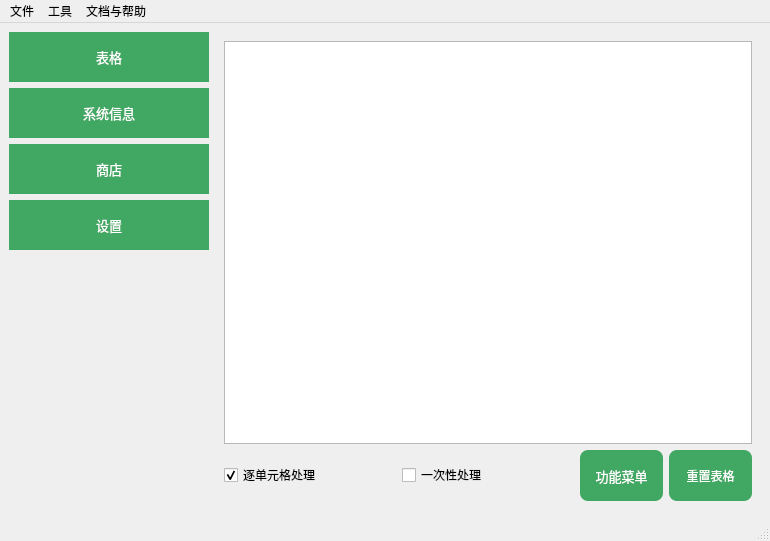
<?xml version="1.0" encoding="UTF-8"?>
<ui version="4.0">
 <class>MainWindow</class>
 <widget class="QMainWindow" name="MainWindow">
  <property name="geometry">
   <rect>
    <x>0</x>
    <y>0</y>
    <width>770</width>
    <height>541</height>
   </rect>
  </property>
  <property name="windowTitle">
   <string>爱表格</string>
  </property>
  <property name="windowIcon">
   <iconset resource="resources.qrc">
    <normaloff>:/icons/images/logo.ico</normaloff>:/icons/images/logo.ico</iconset>
  </property>
  <property name="styleSheet">
   <string notr="true"/>
  </property>
  <widget class="QWidget" name="centralwidget">
   <layout class="QGridLayout" name="gridLayout">
    <item row="0" column="0">
     <layout class="QVBoxLayout" name="verticalLayout_2">
      <item>
       <widget class="QPushButton" name="pushButton_3">
        <property name="minimumSize">
         <size>
          <width>200</width>
          <height>50</height>
         </size>
        </property>
        <property name="font">
         <font>
          <family>微软雅黑</family>
          <pointsize>10</pointsize>
         </font>
        </property>
        <property name="styleSheet">
         <string notr="true">   QPushButton {
       border-width: 0px;
       border-style: none;
       border-color: transparent;
	   color: rgb(255, 255, 255);
	   background-color: rgb(65, 168, 99);
   }</string>
        </property>
        <property name="text">
         <string>表格</string>
        </property>
       </widget>
      </item>
      <item>
       <widget class="QPushButton" name="pushButton_4">
        <property name="minimumSize">
         <size>
          <width>200</width>
          <height>50</height>
         </size>
        </property>
        <property name="font">
         <font>
          <family>微软雅黑</family>
          <pointsize>10</pointsize>
         </font>
        </property>
        <property name="styleSheet">
         <string notr="true">   QPushButton {
       border-width: 0px;
       border-style: none;
       border-color: transparent;
	   color: rgb(255, 255, 255);
	   background-color: rgb(65, 168, 99);
   }</string>
        </property>
        <property name="text">
         <string>系统信息</string>
        </property>
       </widget>
      </item>
      <item>
       <widget class="QPushButton" name="pushButton_5">
        <property name="minimumSize">
         <size>
          <width>200</width>
          <height>50</height>
         </size>
        </property>
        <property name="font">
         <font>
          <family>微软雅黑</family>
          <pointsize>10</pointsize>
         </font>
        </property>
        <property name="styleSheet">
         <string notr="true">   QPushButton {
       border-width: 0px;
       border-style: none;
       border-color: transparent;
	   color: rgb(255, 255, 255);
	   background-color: rgb(65, 168, 99);
   }</string>
        </property>
        <property name="text">
         <string>商店</string>
        </property>
       </widget>
      </item>
      <item>
       <widget class="QPushButton" name="pushButton_6">
        <property name="minimumSize">
         <size>
          <width>200</width>
          <height>50</height>
         </size>
        </property>
        <property name="font">
         <font>
          <family>微软雅黑</family>
          <pointsize>10</pointsize>
         </font>
        </property>
        <property name="styleSheet">
         <string notr="true">   QPushButton {
       border-width: 0px;
       border-style: none;
       border-color: transparent;
	   color: rgb(255, 255, 255);
	   background-color: rgb(65, 168, 99);
   }</string>
        </property>
        <property name="text">
         <string>设置</string>
        </property>
       </widget>
      </item>
      <item>
       <spacer name="verticalSpacer">
        <property name="orientation">
         <enum>Qt::Orientation::Vertical</enum>
        </property>
        <property name="sizeHint" stdset="0">
         <size>
          <width>20</width>
          <height>40</height>
         </size>
        </property>
       </spacer>
      </item>
     </layout>
    </item>
    <item row="0" column="1">
     <widget class="QStackedWidget" name="stackedWidget">
      <property name="tabletTracking">
       <bool>false</bool>
      </property>
      <property name="contextMenuPolicy">
       <enum>Qt::ContextMenuPolicy::DefaultContextMenu</enum>
      </property>
      <property name="styleSheet">
       <string notr="true"/>
      </property>
      <property name="currentIndex">
       <number>0</number>
      </property>
      <widget class="QWidget" name="stackedWidgetPage1" native="true">
       <layout class="QGridLayout" name="gridLayout_2">
        <item row="0" column="0">
         <layout class="QVBoxLayout" name="verticalLayout">
          <item>
           <widget class="QTableWidget" name="tableWidget">
            <property name="styleSheet">
             <string notr="true">QScrollBar:vertical
{
    width:8px;
    background:rgb(0,0,0,0%);
    margin:0px,0px,0px,0px;
    padding-top:12px;   /*上预留位置*/
    padding-bottom:12px;    /*下预留位置*/
}
 
/*滚动条中滑块的样式*/
QScrollBar::handle:vertical
{
    width:8px;
    background:rgb(0,0,0,25%);
    border-radius:4px;
    min-height:20px;
}
 
/*鼠标触及滑块样式*/
QScrollBar::handle:vertical:hover
{
    width:9px;
    background:rgb(0,0,0,50%);
    border-radius:4px;
    min-height:20;
}
 
/*设置下箭头*/
QScrollBar::add-line:vertical
{
    height:12px;
    width:10px;
    border-image:url(:/KeyManager/images/icon_pull-down.png);
    subcontrol-position:bottom;
}
 
/*设置上箭头*/
QScrollBar::sub-line:vertical
{
    height:12px;
    width:10px;
    border-image:url(:/KeyManager/images/icon_pull-up.png);
    subcontrol-position:top;
}
 
/*设置下箭头:悬浮状态*/
QScrollBar::add-line:vertical:hover
{
    height:12px;
    width:10px;
    border-image:url(:/KeyManager/images/icon_pull-down2.png);
    subcontrol-position:bottom;
}
 
/*设置上箭头：悬浮状态*/
QScrollBar::sub-line:vertical:hover
{
    height:12px;
    width:10px;
    border-image:url(:/KeyManager/images/icon_pull-up2.png);
    subcontrol-position:top;
}
 
/*当滚动条滚动的时候，上面的部分和下面的部分*/
QScrollBar::add-page:vertical,QScrollBar::sub-page:vertical
{
    background:rgb(0,0,0,10%);
    border-radius:4px;
}

QScrollBar:horizontal
{
    height: 8px;  /* 设置滚动条高度 */
    background: rgb(0, 0, 0, 0%);  /* 背景透明 */
    margin: 0px;  /* 外边距 */
    padding-left: 12px;  /* 左预留位置 */
    padding-right: 12px;  /* 右预留位置 */
}

/* 滚动条中滑块的样式 */
QScrollBar::handle:horizontal
{
    height: 8px;  /* 设置滑块高度 */
    background: rgb(0, 0, 0, 25%);  /* 滑块背景颜色及透明度 */
    border-radius: 4px;
    min-width: 20px;  /* 最小宽度 */
}

/* 鼠标触及滑块样式 */
QScrollBar::handle:horizontal:hover
{
    height: 9px;  /* 鼠标悬停时滑块高度变化 */
    background: rgb(0, 0, 0, 50%);
    border-radius: 4px;
    min-width: 20px;
}

/* 设置右箭头 */
QScrollBar::add-line:horizontal
{
    width: 12px;
    height: 10px;
    border-image: url(:/KeyManager/images/icon_pull-right.png);  /* 对应右箭头图片，需确保资源路径正确 */
    subcontrol-position: right;
}

/* 设置左箭头 */
QScrollBar::sub-line:horizontal
{
    width: 12px;
    height: 10px;
    border-image: url(:/KeyManager/images/icon_pull-left.png);  /* 对应左箭头图片 */
    subcontrol-position: left;
}

/* 设置右箭头:悬浮状态 */
QScrollBar::add-line:horizontal:hover
{
    width: 12px;
    height: 10px;
    border-image: url(:/KeyManager/images/icon_pull-right2.png);
    subcontrol-position: right;
}

/* 设置左箭头：悬浮状态 */
QScrollBar::sub-line:horizontal:hover
{
    width: 12px;
    height: 10px;
    border-image: url(:/KeyManager/images/icon_pull-left2.png);
    subcontrol-position: left;
}

/* 当滚动条滚动的时候，左边的部分和右边的部分 */
QScrollBar::add-page:horizontal, QScrollBar::sub-page:horizontal
{
    background: rgb(0, 0, 0, 10%);
    border-radius: 4px;
}




</string>
            </property>
            <attribute name="horizontalHeaderVisible">
             <bool>true</bool>
            </attribute>
            <attribute name="verticalHeaderVisible">
             <bool>false</bool>
            </attribute>
           </widget>
          </item>
          <item>
           <layout class="QHBoxLayout" name="horizontalLayout">
            <item>
             <widget class="QCheckBox" name="checkBox">
              <property name="minimumSize">
               <size>
                <width>111</width>
                <height>50</height>
               </size>
              </property>
              <property name="text">
               <string>逐单元格处理</string>
              </property>
              <property name="checked">
               <bool>true</bool>
              </property>
             </widget>
            </item>
            <item>
             <widget class="QCheckBox" name="checkBox_2">
              <property name="minimumSize">
               <size>
                <width>111</width>
                <height>50</height>
               </size>
              </property>
              <property name="text">
               <string>一次性处理</string>
              </property>
             </widget>
            </item>
            <item>
             <layout class="QHBoxLayout" name="horizontalLayout_2">
              <item>
               <widget class="QPushButton" name="pushButton_2">
                <property name="minimumSize">
                 <size>
                  <width>81</width>
                  <height>51</height>
                 </size>
                </property>
                <property name="font">
                 <font>
                  <family>微软雅黑</family>
                  <pointsize>10</pointsize>
                  <bold>false</bold>
                 </font>
                </property>
                <property name="styleSheet">
                 <string notr="true">   QPushButton {
       border-width: 0px;
       border-style: none;
       border-color: transparent;
	   border-radius:8px;
	   color: rgb(255, 255, 255);
	   background-color: rgb(65, 168, 99);
   }</string>
                </property>
                <property name="text">
                 <string>功能菜单</string>
                </property>
               </widget>
              </item>
              <item>
               <widget class="QPushButton" name="pushButton">
                <property name="minimumSize">
                 <size>
                  <width>81</width>
                  <height>51</height>
                 </size>
                </property>
                <property name="styleSheet">
                 <string notr="true">   QPushButton {
       border-width: 0px;
       border-style: none;
       border-color: transparent;
	   border-radius:8px;
	   color: rgb(255, 255, 255);
	   background-color: rgb(65, 168, 99);
   }</string>
                </property>
                <property name="text">
                 <string>重置表格</string>
                </property>
               </widget>
              </item>
             </layout>
            </item>
           </layout>
          </item>
         </layout>
        </item>
       </layout>
      </widget>
      <widget class="QWidget" name="stackedWidgetPage2" native="true">
       <layout class="QGridLayout" name="gridLayout_3">
        <item row="0" column="0">
         <widget class="QLabel" name="label">
          <property name="font">
           <font>
            <family>微软雅黑</family>
            <pointsize>10</pointsize>
           </font>
          </property>
          <property name="text">
           <string>TextLabel</string>
          </property>
          <property name="alignment">
           <set>Qt::AlignmentFlag::AlignLeading|Qt::AlignmentFlag::AlignLeft|Qt::AlignmentFlag::AlignTop</set>
          </property>
         </widget>
        </item>
        <item row="1" column="0">
         <widget class="QPushButton" name="pushButton_7">
          <property name="minimumSize">
           <size>
            <width>0</width>
            <height>30</height>
           </size>
          </property>
          <property name="text">
           <string>复制完整信息</string>
          </property>
         </widget>
        </item>
       </layout>
      </widget>
      <widget class="QWidget" name="stackedWidgetPage3" native="true">
       <layout class="QGridLayout" name="gridLayout_4">
        <item row="0" column="0">
         <widget class="QLabel" name="label_2">
          <property name="font">
           <font>
            <family>微软雅黑</family>
            <pointsize>10</pointsize>
           </font>
          </property>
          <property name="text">
           <string>商店正在开发中...</string>
          </property>
          <property name="alignment">
           <set>Qt::AlignmentFlag::AlignLeading|Qt::AlignmentFlag::AlignLeft|Qt::AlignmentFlag::AlignTop</set>
          </property>
         </widget>
        </item>
       </layout>
      </widget>
      <widget class="QWidget" name="stackedWidgetPage4" native="true">
       <layout class="QGridLayout" name="gridLayout_5">
        <item row="0" column="0">
         <widget class="QLabel" name="label_3">
          <property name="font">
           <font>
            <family>微软雅黑</family>
            <pointsize>10</pointsize>
           </font>
          </property>
          <property name="text">
           <string>设置正在开发中...</string>
          </property>
          <property name="alignment">
           <set>Qt::AlignmentFlag::AlignLeading|Qt::AlignmentFlag::AlignLeft|Qt::AlignmentFlag::AlignTop</set>
          </property>
         </widget>
        </item>
       </layout>
      </widget>
     </widget>
    </item>
   </layout>
  </widget>
  <widget class="QMenuBar" name="menubar">
   <property name="geometry">
    <rect>
     <x>0</x>
     <y>0</y>
     <width>770</width>
     <height>33</height>
    </rect>
   </property>
   <widget class="QMenu" name="menu">
    <property name="title">
     <string>文件</string>
    </property>
    <addaction name="action"/>
    <addaction name="action_2"/>
   </widget>
   <widget class="QMenu" name="menu_2">
    <property name="title">
     <string>工具</string>
    </property>
    <addaction name="action_process"/>
   </widget>
   <widget class="QMenu" name="menu_3">
    <property name="title">
     <string>文档与帮助</string>
    </property>
    <addaction name="action_3"/>
    <addaction name="action_4"/>
    <addaction name="action_5"/>
    <addaction name="action_6"/>
   </widget>
   <addaction name="menu"/>
   <addaction name="menu_2"/>
   <addaction name="menu_3"/>
  </widget>
  <widget class="QStatusBar" name="statusbar"/>
  <action name="action">
   <property name="text">
    <string>打开文件</string>
   </property>
  </action>
  <action name="action_2">
   <property name="text">
    <string>导出文件</string>
   </property>
  </action>
  <action name="action_process">
   <property name="text">
    <string>载入插件</string>
   </property>
  </action>
  <action name="action_3">
   <property name="text">
    <string>入门教程</string>
   </property>
  </action>
  <action name="action_4">
   <property name="text">
    <string>插件中心</string>
   </property>
  </action>
  <action name="action_5">
   <property name="text">
    <string>交流群</string>
   </property>
  </action>
  <action name="action_6">
   <property name="text">
    <string>最新软件下载</string>
   </property>
  </action>
 </widget>
 <resources>
  <include location="resources.qrc"/>
 </resources>
 <connections/>
</ui>
